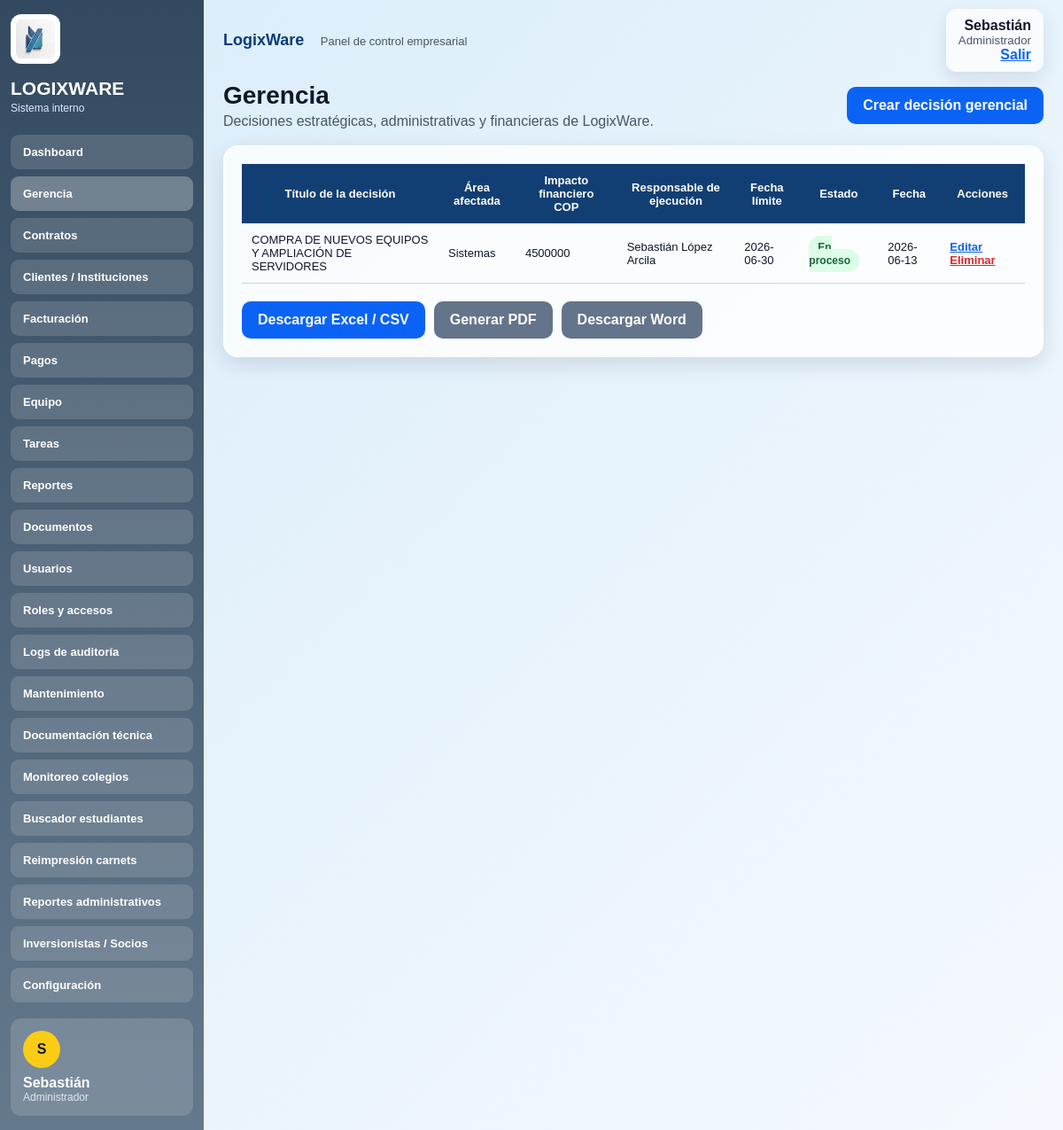
Screenshot of /gerencia (signed in) with the database file from the repository.
### tables this page shows
CREATE TABLE registros (
        id INTEGER PRIMARY KEY AUTOINCREMENT,
        modulo TEXT NOT NULL,
        titulo TEXT NOT NULL,
        detalle TEXT NOT NULL,
        estado TEXT NOT NULL,
        fecha TEXT NOT NULL
    , extra1 TEXT, extra2 TEXT, extra3 TEXT, extra4 TEXT, extra5 TEXT, extra6 TEXT);

### app.py (the view)
@app.route("/<path:slug>")
def vista_modulo(slug):
    modulo = normalizar_modulo(slug)
    if modulo not in MODULOS:
        return redirect(url_for("dashboard"))
    bloqueo = validar_acceso(modulo)
    if bloqueo:
        return bloqueo
    conn = get_db()
    registros = conn.execute(
        "SELECT * FROM registros WHERE modulo=? ORDER BY id DESC",
        (modulo,)
    ).fetchall()
    conn.close()
    return render_template(
        "crud.html",
        modulo=modulo,
        slug=ruta_modulo(modulo),
        config=MODULOS[modulo],
        registros=registros,
        registro=None
    )

### app.py (called while the page is built)
def get_db():
    conn = sqlite3.connect(DB_NAME)
    conn.row_factory = sqlite3.Row
    return conn

def protegido():
    return "user" in session

def tiene_permiso(modulo):
    return modulo in ROLES.get(session.get("rol", ""), [])

def validar_acceso(modulo):
    if not protegido():
        return redirect(url_for("login"))
    if not tiene_permiso(modulo):
        return redirect(url_for("sin_permiso"))
    return None

def normalizar_modulo(slug):
    return SLUGS.get(slug, slug.replace("-", "_"))

def ruta_modulo(modulo):
    return modulo.replace("_", "-")

@app.context_processor
def globales():
    permisos = ROLES.get(session.get("rol", ""), [])
    return {
        "nombre_actual": session.get("nombre", ""),
        "rol_actual": session.get("rol", ""),
        "menu_visible": [m for m in MENU if m[1] in permisos],
        "permisos": permisos
    }

### templates/crud.html (shortened to what this page needs)
{% extends "base.html" %}
{% block content %}
<section class="page-head">
  <div>
    <h1>{{ config.titulo }}</h1>
    <p>{{ config.descripcion }}</p>
  </div>
  {% if not creando and not editando %}
    <a class="btn" href="/{{ slug }}/nuevo">{{ config.boton }}</a>
  {% endif %}
</section>
<div class="panel page-panel">
  <table>
    <tr>
      {% for col in config.columns %}
        <th>
          {% for field in config.fields %}
            {% if field.name == col %}
              {{ field.label }}
            {% endif %}
          {% endfor %}
        </th>
      {% endfor %}
      <th>Fecha</th>
      <th>Acciones</th>
    </tr>
    {% for r in registros %}
    <tr>
      {% for col in config.columns %}
        <td>
          {% if col == "estado" %}
            <span class="status">{{ r[col] }}</span>
          {% else %}
            {{ r[col] }}
          {% endif %}
        </td>
      {% endfor %}
      <td>{{ r.fecha }}</td>
      <td>
        <a class="action" href="/{{ slug }}/editar/{{ r.id }}">Editar</a>
        <a class="danger" href="/{{ slug }}/eliminar/{{ r.id }}">Eliminar</a>
      </td>
    </tr>
    {% endfor %}
  </table>
  <div class="form-actions" style="margin-top:20px;">
    <a class="btn" href="/{{ slug }}/export/csv">Descargar Excel / CSV</a>
    <a class="btn secondary" href="/{{ slug }}/export/pdf">Generar PDF</a>
    <a class="btn secondary" href="/{{ slug }}/export/word">Descargar Word</a>
  </div>
</div>
{% endblock %}

### static/styles.css (style rules this page uses)
* { margin: 0; padding: 0; box-sizing: border-box; }
body { font-family: Arial, sans-serif; background: #dbeaf7; color: #0f172a; }
.panel { background: rgba(255,255,255,.82); border: 1px solid white; border-radius: 16px; padding: 18px; box-shadow: 0 8px 25px rgba(15,23,42,.12); }
table { width: 100%; border-collapse: collapse; }
th { background: #123f73; color: white; padding: 11px; font-size: 13px; }
td { padding: 11px; border-bottom: 1px solid #cbd5e1; font-size: 13px; }
.status { background: #dcfce7; color: #166534; padding: 6px 10px; border-radius: 20px; font-weight: bold; font-size: 12px; }
.page-head { display: flex; justify-content: space-between; align-items: center; margin-bottom: 18px; }
.page-head h1 { font-size: 28px; color: #0f172a; }
.page-head p { color: #475569; margin-top: 4px; }
.page-head .btn { margin-left: 20px; }
.page-panel, .form-panel { background: rgba(255,255,255,.82); border-radius: 16px; padding: 20px; box-shadow: 0 8px 25px rgba(15,23,42,.12); margin-bottom: 18px; }
.btn, button { background: #0b63f6; color: white; border: none; padding: 12px 18px; border-radius: 10px; font-weight: bold; cursor: pointer; text-decoration: none; display: inline-block; }
.secondary { background: #64748b; }
.action { color: #0b63f6; font-weight: bold; margin-right: 10px; }
.danger { color: #dc2626; font-weight: bold; }
.form-actions { display: flex; gap: 10px; }

### rows the page displays
registros: titulo "Gerencia", titulo "COMPRA DE NUEVOS EQUIPOS Y AMPLIACIÓN DE SERVIDORES" "Sistemas" "4500000" "Sebastián López Arcila" "2026-06-30", estado "En proceso", fecha "2026-06-13"

### other values shown
{{ nombre }} "Dashboard" "Gerencia" "Contratos" "Clientes / Instituciones" "Facturación" "Pagos" "Equipo" "Tareas" "Reportes" "Documentos" "Usuarios" "Roles y accesos" "Logs de auditoría" "Mantenimiento" "Documentación técnica" "Monitoreo colegios" "Buscador estudiantes" "Reimpresión carnets" "Reportes administrativos" "Inversionistas / Socios" "Configuración"
{{ nombre_actual[0] if nombre_actual else 'U' }} "S"
{{ nombre_actual }} "Sebastián"
{{ rol_actual }} "Administrador"
{{ config.descripcion }} "Decisiones estratégicas, administrativas y financieras de LogixWare."
{{ config.boton }} "Crear decisión gerencial"
{{ field.label }} "Título de la decisión" "Área afectada" "Impacto financiero COP" "Responsable de ejecución" "Fecha límite" "Estado"
